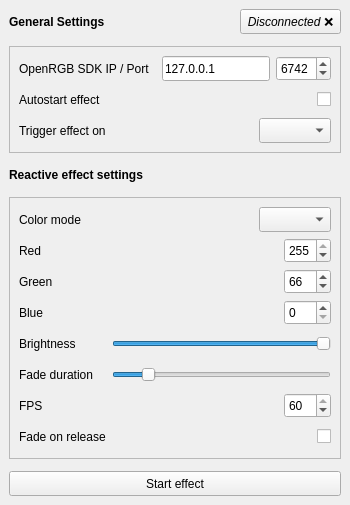
<?xml version="1.0" encoding="UTF-8"?>
<ui version="4.0">
 <class>MouseReactiveRGB</class>
 <widget class="QMainWindow" name="MouseReactiveRGB">
  <property name="geometry">
   <rect>
    <x>0</x>
    <y>0</y>
    <width>350</width>
    <height>505</height>
   </rect>
  </property>
  <property name="minimumSize">
   <size>
    <width>350</width>
    <height>0</height>
   </size>
  </property>
  <property name="windowTitle">
   <string>Mouse Reactive RGB</string>
  </property>
  <widget class="QWidget" name="centralwidget">
   <layout class="QGridLayout" name="gridLayout">
    <property name="spacing">
     <number>12</number>
    </property>
    <item row="0" column="0">
     <widget class="QLabel" name="label_7">
      <property name="minimumSize">
       <size>
        <width>0</width>
        <height>0</height>
       </size>
      </property>
      <property name="font">
       <font>
        <bold>true</bold>
       </font>
      </property>
      <property name="text">
       <string>General Settings</string>
      </property>
     </widget>
    </item>
    <item row="0" column="1">
     <widget class="QToolButton" name="connectionStatusButton">
      <property name="minimumSize">
       <size>
        <width>0</width>
        <height>25</height>
       </size>
      </property>
      <property name="font">
       <font>
        <italic>true</italic>
       </font>
      </property>
      <property name="text">
       <string>Disconnected ❌</string>
      </property>
     </widget>
    </item>
    <item row="3" column="0" colspan="2">
     <widget class="QFrame" name="effectFrame">
      <property name="frameShape">
       <enum>QFrame::Shape::StyledPanel</enum>
      </property>
      <property name="frameShadow">
       <enum>QFrame::Shadow::Raised</enum>
      </property>
      <layout class="QGridLayout" name="gridLayout_3">
       <property name="spacing">
        <number>6</number>
       </property>
       <item row="0" column="0">
        <widget class="QLabel" name="label_12">
         <property name="minimumSize">
          <size>
           <width>0</width>
           <height>25</height>
          </size>
         </property>
         <property name="text">
          <string>Color mode</string>
         </property>
        </widget>
       </item>
       <item row="7" column="2">
        <widget class="QCheckBox" name="fadeOnReleaseCheckBox">
         <property name="minimumSize">
          <size>
           <width>0</width>
           <height>25</height>
          </size>
         </property>
         <property name="layoutDirection">
          <enum>Qt::LayoutDirection::RightToLeft</enum>
         </property>
         <property name="text">
          <string/>
         </property>
        </widget>
       </item>
       <item row="1" column="0">
        <widget class="QLabel" name="label">
         <property name="minimumSize">
          <size>
           <width>31</width>
           <height>0</height>
          </size>
         </property>
         <property name="text">
          <string>Red</string>
         </property>
        </widget>
       </item>
       <item row="5" column="0">
        <widget class="QLabel" name="label_4">
         <property name="minimumSize">
          <size>
           <width>0</width>
           <height>0</height>
          </size>
         </property>
         <property name="text">
          <string>Fade duration</string>
         </property>
        </widget>
       </item>
       <item row="6" column="0">
        <widget class="QLabel" name="label_10">
         <property name="text">
          <string>FPS</string>
         </property>
        </widget>
       </item>
       <item row="2" column="2">
        <widget class="QSpinBox" name="gSpinBox">
         <property name="minimumSize">
          <size>
           <width>0</width>
           <height>25</height>
          </size>
         </property>
         <property name="maximumSize">
          <size>
           <width>16777215</width>
           <height>16777215</height>
          </size>
         </property>
         <property name="maximum">
          <number>255</number>
         </property>
         <property name="value">
          <number>66</number>
         </property>
        </widget>
       </item>
       <item row="2" column="0">
        <widget class="QLabel" name="label_2">
         <property name="minimumSize">
          <size>
           <width>0</width>
           <height>0</height>
          </size>
         </property>
         <property name="text">
          <string>Green</string>
         </property>
        </widget>
       </item>
       <item row="0" column="1" colspan="2">
        <layout class="QGridLayout" name="gridLayout_5">
         <item row="0" column="1">
          <widget class="QComboBox" name="colorModeComboBox">
           <property name="minimumSize">
            <size>
             <width>0</width>
             <height>25</height>
            </size>
           </property>
          </widget>
         </item>
         <item row="0" column="0">
          <spacer name="horizontalSpacer_3">
           <property name="orientation">
            <enum>Qt::Orientation::Horizontal</enum>
           </property>
           <property name="sizeHint" stdset="0">
            <size>
             <width>40</width>
             <height>20</height>
            </size>
           </property>
          </spacer>
         </item>
        </layout>
       </item>
       <item row="5" column="1" colspan="2">
        <widget class="QFrame" name="frame">
         <property name="autoFillBackground">
          <bool>false</bool>
         </property>
         <property name="frameShape">
          <enum>QFrame::Shape::NoFrame</enum>
         </property>
         <property name="frameShadow">
          <enum>QFrame::Shadow::Plain</enum>
         </property>
         <layout class="QGridLayout" name="gridLayout_4" columnstretch="1">
          <property name="leftMargin">
           <number>0</number>
          </property>
          <property name="topMargin">
           <number>0</number>
          </property>
          <property name="rightMargin">
           <number>0</number>
          </property>
          <property name="bottomMargin">
           <number>0</number>
          </property>
          <property name="spacing">
           <number>6</number>
          </property>
          <item row="0" column="0">
           <widget class="QSlider" name="fadeDurationSlider">
            <property name="minimumSize">
             <size>
              <width>0</width>
              <height>25</height>
             </size>
            </property>
            <property name="minimum">
             <number>250</number>
            </property>
            <property name="maximum">
             <number>2000</number>
            </property>
            <property name="sliderPosition">
             <number>500</number>
            </property>
            <property name="orientation">
             <enum>Qt::Orientation::Horizontal</enum>
            </property>
            <property name="tickPosition">
             <enum>QSlider::TickPosition::NoTicks</enum>
            </property>
           </widget>
          </item>
         </layout>
        </widget>
       </item>
       <item row="3" column="0">
        <widget class="QLabel" name="label_3">
         <property name="minimumSize">
          <size>
           <width>31</width>
           <height>0</height>
          </size>
         </property>
         <property name="text">
          <string>Blue</string>
         </property>
        </widget>
       </item>
       <item row="3" column="2">
        <widget class="QSpinBox" name="bSpinBox">
         <property name="minimumSize">
          <size>
           <width>0</width>
           <height>25</height>
          </size>
         </property>
         <property name="maximumSize">
          <size>
           <width>16777215</width>
           <height>16777215</height>
          </size>
         </property>
         <property name="maximum">
          <number>255</number>
         </property>
        </widget>
       </item>
       <item row="6" column="1">
        <spacer name="horizontalSpacer">
         <property name="orientation">
          <enum>Qt::Orientation::Horizontal</enum>
         </property>
         <property name="sizeHint" stdset="0">
          <size>
           <width>40</width>
           <height>20</height>
          </size>
         </property>
        </spacer>
       </item>
       <item row="6" column="2">
        <widget class="QSpinBox" name="fpsSpinBox">
         <property name="minimumSize">
          <size>
           <width>45</width>
           <height>25</height>
          </size>
         </property>
         <property name="maximumSize">
          <size>
           <width>16777215</width>
           <height>16777215</height>
          </size>
         </property>
         <property name="minimum">
          <number>10</number>
         </property>
         <property name="maximum">
          <number>60</number>
         </property>
         <property name="value">
          <number>60</number>
         </property>
        </widget>
       </item>
       <item row="1" column="2">
        <widget class="QSpinBox" name="rSpinBox">
         <property name="minimumSize">
          <size>
           <width>0</width>
           <height>25</height>
          </size>
         </property>
         <property name="maximumSize">
          <size>
           <width>16777215</width>
           <height>16777215</height>
          </size>
         </property>
         <property name="maximum">
          <number>255</number>
         </property>
         <property name="value">
          <number>255</number>
         </property>
        </widget>
       </item>
       <item row="7" column="0">
        <widget class="QLabel" name="label_6">
         <property name="text">
          <string>Fade on release</string>
         </property>
        </widget>
       </item>
       <item row="4" column="0">
        <widget class="QLabel" name="label_13">
         <property name="text">
          <string>Brightness</string>
         </property>
        </widget>
       </item>
       <item row="4" column="1" colspan="2">
        <widget class="QSlider" name="brightnessSlider">
         <property name="minimumSize">
          <size>
           <width>0</width>
           <height>25</height>
          </size>
         </property>
         <property name="maximum">
          <number>255</number>
         </property>
         <property name="value">
          <number>255</number>
         </property>
         <property name="orientation">
          <enum>Qt::Orientation::Horizontal</enum>
         </property>
        </widget>
       </item>
      </layout>
     </widget>
    </item>
    <item row="1" column="0" colspan="2">
     <widget class="QFrame" name="settingsFrame">
      <property name="frameShape">
       <enum>QFrame::Shape::StyledPanel</enum>
      </property>
      <property name="frameShadow">
       <enum>QFrame::Shadow::Raised</enum>
      </property>
      <layout class="QGridLayout" name="gridLayout_2">
       <property name="spacing">
        <number>6</number>
       </property>
       <item row="1" column="2" colspan="2">
        <widget class="QCheckBox" name="autostartCheckBox">
         <property name="minimumSize">
          <size>
           <width>0</width>
           <height>25</height>
          </size>
         </property>
         <property name="layoutDirection">
          <enum>Qt::LayoutDirection::RightToLeft</enum>
         </property>
         <property name="text">
          <string/>
         </property>
        </widget>
       </item>
       <item row="0" column="2">
        <widget class="QLineEdit" name="ipLineEdit">
         <property name="sizePolicy">
          <sizepolicy hsizetype="Minimum" vsizetype="Fixed">
           <horstretch>0</horstretch>
           <verstretch>0</verstretch>
          </sizepolicy>
         </property>
         <property name="minimumSize">
          <size>
           <width>0</width>
           <height>25</height>
          </size>
         </property>
         <property name="text">
          <string>127.0.0.1</string>
         </property>
        </widget>
       </item>
       <item row="1" column="0">
        <widget class="QLabel" name="label_11">
         <property name="minimumSize">
          <size>
           <width>0</width>
           <height>0</height>
          </size>
         </property>
         <property name="text">
          <string>Autostart effect</string>
         </property>
        </widget>
       </item>
       <item row="0" column="1">
        <spacer name="horizontalSpacer_2">
         <property name="minimumSize">
          <size>
           <width>0</width>
           <height>0</height>
          </size>
         </property>
         <property name="orientation">
          <enum>Qt::Orientation::Horizontal</enum>
         </property>
         <property name="sizeHint" stdset="0">
          <size>
           <width>40</width>
           <height>20</height>
          </size>
         </property>
        </spacer>
       </item>
       <item row="0" column="3">
        <widget class="QSpinBox" name="portSpinBox">
         <property name="minimumSize">
          <size>
           <width>50</width>
           <height>25</height>
          </size>
         </property>
         <property name="minimum">
          <number>1</number>
         </property>
         <property name="maximum">
          <number>65535</number>
         </property>
         <property name="value">
          <number>6742</number>
         </property>
        </widget>
       </item>
       <item row="0" column="0">
        <widget class="QLabel" name="label_5">
         <property name="minimumSize">
          <size>
           <width>0</width>
           <height>0</height>
          </size>
         </property>
         <property name="text">
          <string>OpenRGB SDK IP / Port</string>
         </property>
        </widget>
       </item>
       <item row="2" column="0">
        <widget class="QLabel" name="label_9">
         <property name="text">
          <string>Trigger effect on</string>
         </property>
        </widget>
       </item>
       <item row="2" column="1" colspan="3">
        <layout class="QGridLayout" name="gridLayout_6">
         <item row="0" column="1">
          <widget class="QComboBox" name="triggerComboBox">
           <property name="minimumSize">
            <size>
             <width>0</width>
             <height>25</height>
            </size>
           </property>
          </widget>
         </item>
         <item row="0" column="0">
          <spacer name="horizontalSpacer_4">
           <property name="orientation">
            <enum>Qt::Orientation::Horizontal</enum>
           </property>
           <property name="sizeHint" stdset="0">
            <size>
             <width>40</width>
             <height>20</height>
            </size>
           </property>
          </spacer>
         </item>
        </layout>
       </item>
      </layout>
     </widget>
    </item>
    <item row="2" column="0" colspan="2">
     <widget class="QLabel" name="label_8">
      <property name="minimumSize">
       <size>
        <width>0</width>
        <height>0</height>
       </size>
      </property>
      <property name="font">
       <font>
        <bold>true</bold>
       </font>
      </property>
      <property name="text">
       <string>Reactive effect settings</string>
      </property>
     </widget>
    </item>
    <item row="4" column="0" colspan="2">
     <widget class="QPushButton" name="startstopButton">
      <property name="minimumSize">
       <size>
        <width>0</width>
        <height>25</height>
       </size>
      </property>
      <property name="text">
       <string>Start effect</string>
      </property>
      <property name="checkable">
       <bool>false</bool>
      </property>
     </widget>
    </item>
   </layout>
  </widget>
 </widget>
 <resources/>
 <connections/>
</ui>
